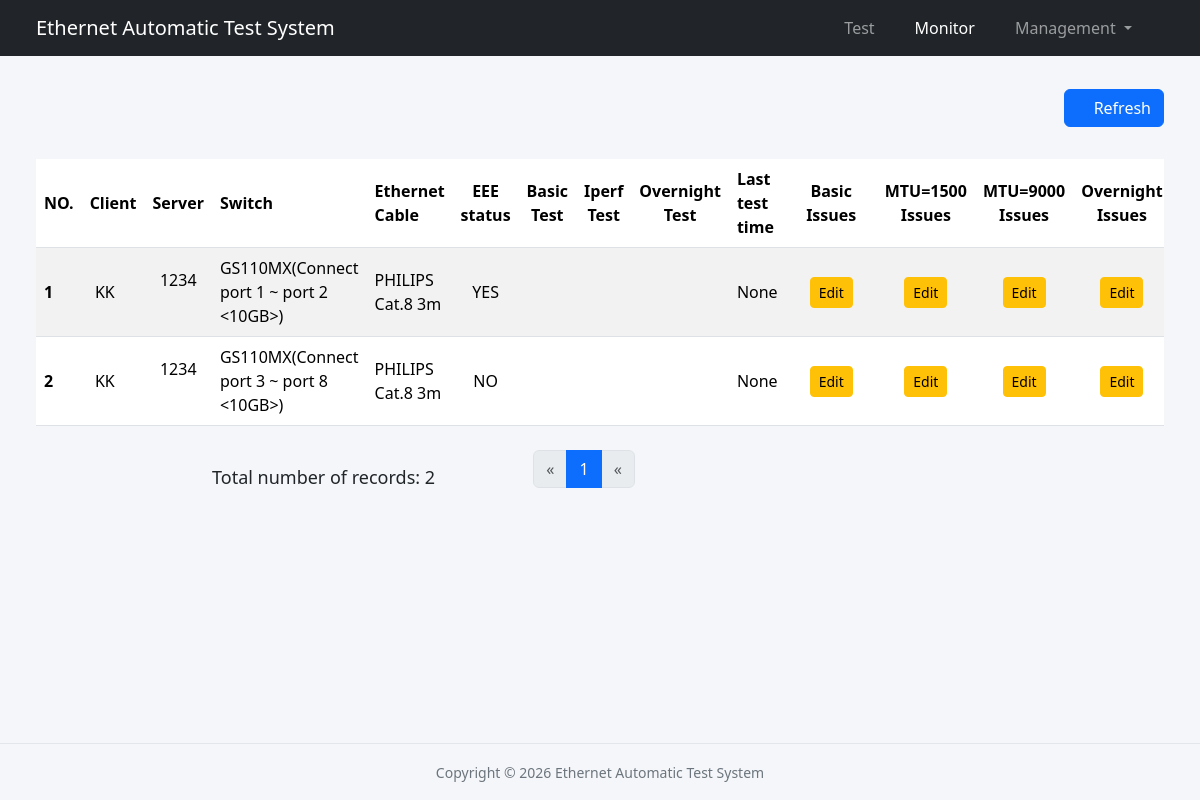
Before: /api/monitors with the older database file.
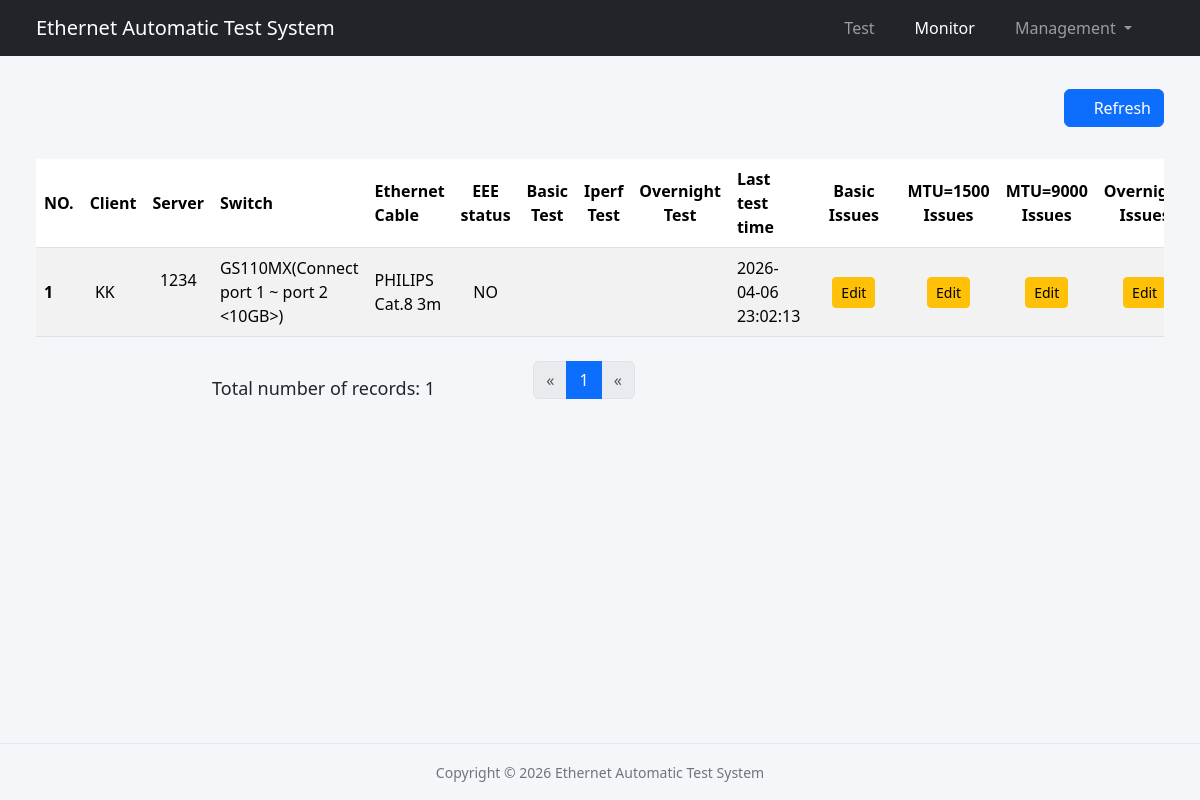
After: the same page with the newer database file.
### libs/models.py (models this page shows)
class Result(db.Model):
    __tablename__ = 'result'
    id = db.Column(db.Integer, primary_key=True)
    switch_model = db.Column(db.String(200), nullable=False, unique=True)
    server_no = db.Column(db.String(20), nullable=False)
    server_sn = db.Column(db.String(50))
    server_ethernet_info = db.Column(db.String(200))
    server_phase = db.Column(db.String(20), nullable=False)
    server_project_code = db.Column(db.String(20), nullable=False)
    server_os_version = db.Column(db.String(50), nullable=False)
    server_bundle = db.Column(db.String(20))
    server_username = db.Column(db.String(50), nullable=False)
    server_hostname = db.Column(db.String(50), nullable=False)
    client_no = db.Column(db.String(20), nullable=False)
    client_sn = db.Column(db.String(50))
    client_ethernet_info = db.Column(db.String(200))
    client_phase = db.Column(db.String(20), nullable=False)
    client_project_code = db.Column(db.String(20), nullable=False)
    client_os_version = db.Column(db.String(50), nullable=False)
    client_bundle = db.Column(db.String(20))
    client_username = db.Column(db.String(50), nullable=False)
    client_hostname = db.Column(db.String(50), nullable=False)
    cable = db.Column(db.String(100), nullable=False)
    eee_status = db.Column(db.String(100))
    ping_test = db.Column(db.String(20))
    sleep_test = db.Column(db.String(20))
    restart_test = db.Column(db.String(20))
    shutdown_test = db.Column(db.String(20))
    mtu1500_autoselect_tcp = db.Column(db.String(200))
    mtu1500_autoselect_udp = db.Column(db.String(200))
    mtu1500_100_tcp = db.Column(db.String(200))
    mtu1500_100_udp = db.Column(db.String(200))
    mtu1500_1g_tcp = db.Column(db.String(200))
    mtu1500_1g_udp = db.Column(db.String(200))
    mtu1500_2500_tcp = db.Column(db.String(200))
    mtu1500_2500_udp = db.Column(db.String(200))
    mtu1500_5g_tcp = db.Column(db.String(200))
    mtu1500_5g_udp = db.Column(db.String(200))
    mtu1500_10g_tcp = db.Column(db.String(200))
    mtu1500_10g_udp = db.Column(db.String(200))
    mtu9000_1g_tcp = db.Column(db.String(200))
    mtu9000_1g_udp = db.Column(db.String(200))
    mtu9000_2500_tcp = db.Column(db.String(200))
    mtu9000_2500_udp = db.Column(db.String(200))
    mtu9000_5g_tcp = db.Column(db.String(200))
    mtu9000_5g_udp = db.Column(db.String(200))
    mtu9000_10g_tcp = db.Column(db.String(200))
    mtu9000_10g_udp = db.Column(db.String(200))
    send_file = db.Column(db.String(100))
    receive_file = db.Column(db.String(100))
    overnight_iperf = db.Column(db.String(100))
    send_file_issue = db.Column(db.Text)
    receive_file_issue = db.Column(db.Text)
    overnight_iperf_issue = db.Column(db.Text)
    ping_test_issue = db.Column(db.Text)
    sleep_test_issue = db.Column(db.Text)
    restart_test_issue = db.Column(db.Text)
    shutdown_test_issue = db.Column(db.Text)
    autoselect_tcp_issue = db.Column(db.Text)
    autoselect_udp_issue = db.Column(db.Text)
    mtu1500_100_tcp_issue = db.Column(db.Text)
    mtu1500_100_udp_issue = db.Column(db.Text)
    mtu1500_1g_tcp_issue = db.Column(db.Text)
    mtu1500_1g_udp_issue = db.Column(db.Text)
    mtu1500_2500_tcp_issue = db.Column(db.Text)
    mtu1500_2500_udp_issue = db.Column(db.Text)
    mtu1500_5g_tcp_issue = db.Column(db.Text)
    mtu1500_5g_udp_issue = db.Column(db.Text)
    mtu1500_10g_tcp_issue = db.Column(db.Text)
    mtu1500_10g_udp_issue = db.Column(db.Text)
    mtu9000_1g_tcp_issue = db.Column(db.Text)
    mtu9000_1g_udp_issue = db.Column(db.Text)
    mtu9000_2500_tcp_issue = db.Column(db.Text)
    mtu9000_2500_udp_issue = db.Column(db.Text)
    mtu9000_5g_tcp_issue = db.Column(db.Text)
    mtu9000_5g_udp_issue = db.Column(db.Text)
    mtu9000_10g_tcp_issue = db.Column(db.Text)
    mtu9000_10g_udp_issue = db.Column(db.Text)
    update_time = db.Column(db.String(60))
    is_exported = db.Column(db.Boolean, default=False)
    created_at = db.Column(db.DateTime)

### app.py (the view)
@app.route('/api/monitors', methods=['GET'])
def monitors():
    page = request.args.get('page', 1, type=int)
    pagination = Result.query.filter_by(is_exported=False).order_by(Result.id).paginate(page=page, per_page=100,
                                                                                               error_out=False)
    test_results = pagination.items
    return render_template("monitor.html", current_url="monitor", test_results=test_results, pagination=pagination)

### templates/monitor.html (shortened to what the changed rows need)
{% extends "base.html" %}
{% import "_macros.html" as macros %}
{% block contents %}
    <div class="table-responsive py-2">
        <table class="table table-striped table-hover">
            <thead>
                <tr>
                    <th class="text-start" style="max-width: 55px; width: 55px;">NO.</th>
                    <th class="text-center">Client</th>
                    <th class="text-center">Server</th>
                    <th class="text-start">Switch</th>
                    <th class="text-start">Ethernet Cable</th>
                    <th class="text-center">EEE status</th>
                    <th class="text-center">Basic Test</th>
                    <th class="text-center">Iperf Test</th>
                    <th class="text-center">Overnight Test</th>
                    <th class="text-start">Last test time</th>
                    <th class="text-center">Basic Issues</th>
                    <th class="text-center">MTU=1500 Issues</th>
                    <th class="text-center">MTU=9000 Issues</th>
                    <th class="text-center">Overnight Issues</th>
                </tr>
            </thead>
            <tbody>
                {% if test_results %}
                    {% for test_result in test_results %}
                    <tr>
                        <th class="text-start">{{ loop.index }}</th>
                        <td class="tooltip-info text-center">
                            {{ test_result.client_no }} <i class="bi bi-info-circle" style="color: blue;" data-bs-toggle="tooltip"
                                                           data-bs-placement="right" data-bs-html="true"
                                                           title="<div class='text-start'>
                                                           {{ test_result.client_project_code }} {{ test_result.client_phase }}<br>
                                                           Unit#{{ test_result.client_no }}<br>
                                                           SN: {{ test_result.client_sn }}<br>
                                                           Username: {{ test_result.client_username }}<br>
                                                           Hostname: {{ test_result.client_hostname }}<br>
                                                           {% if test_result.client_ethernet_info %}{{ test_result.client_ethernet_info }}{% endif %}
                                                           </div>"></i>
                        </td>
                        <td class="tooltip-info text-center">
                            {{ test_result.server_no }} <i class="bi bi-info-circle" style="color: blue;" data-bs-toggle="tooltip"
                                                           data-bs-placement="right" data-bs-html="true"
                                                           title="<div class='text-start'>
                                                           {{ test_result.server_project_code }} {{ test_result.server_phase }}<br>
                                                           Unit#{{ test_result.server_no }}<br>
                                                           SN: {{ test_result.server_sn }}<br>
                                                           Username: {{ test_result.server_username }}<br>
                                                           Hostname: {{ test_result.server_hostname }}<br>
                                                           {% if test_result.server_ethernet_info %}{{ test_result.server_ethernet_info }}{% endif %}
                                                           </div>"></i>
                        </td>
                        <td>
                            {{ test_result.switch_model }}
                        </td>
                        <td>
                            {{ test_result.cable }}
                        </td>
                        <td class="text-center">
                            {{ test_result.eee_status }}
                        </td>
                        <td class="tooltip-info text-center">
                            <i class="bi bi-info-circle" style="color: blue;" data-bs-toggle="tooltip"
                               data-bs-placement="right" data-bs-html="true"
                               title="<div class='text-start'>
                               Ping Test: {% if test_result.ping_test %}{{ test_result.ping_test }}{% endif %}<br>
                               Sleep Test: {% if test_result.sleep_test %}{{ test_result.sleep_test }}{% endif %}<br>
                               Restart Test: {% if test_result.restart_test %}{{ test_result.restart_test }}{% endif %}<br>
                               Shutdown Test: {% if test_result.shutdown_test %}{{ test_result.shutdown_test }}{% endif %}
                               </div>">
                            </i>
                        </td>
                        <td class="text-center">
                            <a href="{{ url_for('iperf_detail', result_id=test_result.id) }}"><i class="bi bi-three-dots"></i></a>
                        </td>
                        <td class="tooltip-info text-center">
                            <i class="bi bi-info-circle" style="color: blue;" data-bs-toggle="tooltip"
                               data-bs-placement="right" data-bs-html="true"
                               title="<div class='text-start'>
                               Iperf Overnight Test: <br><pre class='text-center'>{% if test_result.overnight_iperf %}{{ test_result.overnight_iperf }}{% endif %}</pre>
                               Send a large file Test: <br><pre class='text-center'>{% if test_result.send_file %}{{ test_result.send_file }}{% endif %}</pre>
                               Receive a large file Test: <br><pre class='text-center'>{% if test_result.receive_file %}{{ test_result.receive_file }}{% endif %}</pre>
                               </div>">
                            </i>
                        </td>
                        <td>
                            {{ test_result.update_time }}
                        </td>
                        <td class="text-center">
                            <button type="button" class="btn btn-warning btn-sm mx-3" data-bs-toggle="modal" data-bs-target="#edit_basic_{{ test_result.id }}">
                                Edit
                            </button>
                        </td>
                        <td class="text-center">
                            <button type="button" class="btn btn-warning btn-sm mx-3" data-bs-toggle="modal" data-bs-target="#edit_mtu1500_{{ test_result.id }}">
                                Edit
                            </button>
                        </td>
                        <td class="text-center">
                            <button type="button" class="btn btn-warning btn-sm mx-3" data-bs-toggle="modal" data-bs-target="#edit_mtu9000_{{ test_result.id }}">
                                Edit
                            </button>
                        </td>
                        <td class="text-center">
                            <button type="button" class="btn btn-warning btn-sm mx-3" data-bs-toggle="modal" data-bs-target="#edit_overnight_{{ test_result.id }}">
                                Edit
                            </button>
                        </td>
                    </tr>
                    {% endfor %}
                {% else %}
                <tr>
                    <td colspan="14" class="text-center text-muted py-4">
                        <i class="bi bi-inbox"></i> There is no test record now.
                    </td>
                </tr>
                {% endif %}
            </tbody>
        </table>
    </div>
    <div class="pagination">
          {{ macros.pagination_widget(pagination, ".monitors") }}
    </div>
{% endblock %}

Changed rows visible on the page:
removed Result: client_no "KK", server_no "1234", switch_model "GS110MX(Connect port 3 ~ port 8 <10GB>)", cable "PHILIPS Cat.8 3m", eee_status "NO", update_time "None"
changed Result "KK": eee_status "YES" → "NO"; update_time "None" → "2026-04-06 23:02:13"
Other visible differences:
{{ pagination.total }}: "2" → "1"
